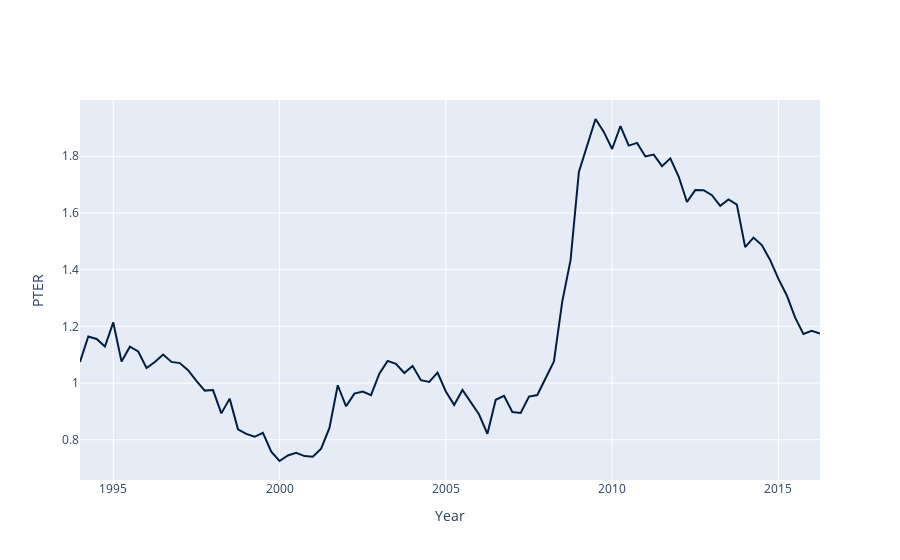

Notebook source saved alongside this figure:
### Markdown cell above
**Question 6.** Create a line plot of PTER over time. To do this, create a new table called `pter_over_time` by making a copy of the `unemployment` table and adding two new columns: `Year` and `PTER` using the `year` array and the `pter` array, respectively. Then, generate a line plot using one of the table methods you've learned in class.

The order of the columns matter for our correctness tests, so be sure `Year` comes before `PTER`. **(4 Points)**

*Note:* When constructing `pter_over_time`, do not just add the `year` column to the `by_pter` table. Please follow the directions in the question above.

<!--
BEGIN QUESTION
name: q1_6
points:
 - 0
 - 1
 - 1
 - 2
-->

### Code cell
year_array = 1994 + np.arange(by_pter.num_rows)/4
pter_over_time = unemployment.with_columns("Year", year_array,"PTER",pter).sort("Year")
pter_over_time.iplot("Year","PTER")
plt.ylim(0,2); # Do not change this line

### Figure 1 — Plotly figure (JSON) as saved in the notebook; plotly's stock layout.template omitted (floating-point values rounded to 4 significant figures)
{"data": [{"line": {"color": "rgb(0,30,66)"}, "mode": "lines", "name": "PTER", "type": "scatter", "x": [1994, 1994.0, 1994.0, 1995.0, 1995, 1995.0, 1996.0, 1996.0, 1996, 1996.0, 1996.0, 1997.0, 1997, 1997.0, 1998.0, 1998.0, 1998, 1998.0, 1998.0, 1999.0, 1999, 1999.0, 2000.0, 2000.0, 2000, 2000.0, 2000.0, 2001.0, 2001, 2001.0, 2002.0, 2002.0, 2002, 2002.0, 2002.0, 2003.0, 2003, 2003.0, 2004.0, 2004.0, 2004, 2004.0, 2004.0, 2005.0, 2005, 2005.0, 2006.0, 2006.0, 2006, 2006.0, 2006.0, 2007.0, 2007, 2007.0, 2008.0, 2008.0, 2008, 2008.0, 2008.0, 2009.0, 2009, 2009.0, 2010.0, 2010.0, 2010, 2010.0, 2010.0, 2011.0, 2011, 2011.0, 2012.0, 2012.0, 2012, 2012.0, 2012.0, 2013.0, 2013, 2013.0, 2014.0, 2014.0, 2014, 2014.0, 2014.0, 2015.0, 2015, 2015.0, 2016.0, 2016.0, 2016, 2016.0], "y": [1.075, 1.164, 1.155, 1.129, 1.214, 1.076, 1.128, 1.111, 1.053, 1.074, 1.1, 1.075, 1.07, 1.046, 1.008, 0.9734, 0.9753, 0.8931, 0.9451, 0.8367, 0.8208, 0.8105, 0.8248, 0.7578, 0.7251, 0.7445, 0.7543, 0.7423, 0.7399, 0.7687, 0.8418, 0.9923, 0.9181, 0.9629, 0.9703, 0.9575, 1.033, 1.078, 1.067, 1.035, 1.06, 1.01, 1.004, 1.037, 0.9704, 0.923, 0.9759, 0.93, 0.889, 0.821, 0.9409, 0.955, 0.898, 0.8948, 0.9523, 0.9579, 1.015, 1.076, 1.287, 1.434, 1.745, 1.841, 1.931, 1.886, 1.826, 1.907, 1.838, 1.847, 1.799, 1.806, 1.765, 1.793, 1.729, 1.639, 1.681, 1.681, 1.663, 1.625, 1.648, 1.63, 1.48, 1.513, 1.487, 1.435, 1.367, 1.31, 1.232, 1.174, 1.184, 1.175]}], "layout": {"xaxis": {"title": {"text": "Year"}}, "yaxis": {"title": {"text": "PTER"}}}}
